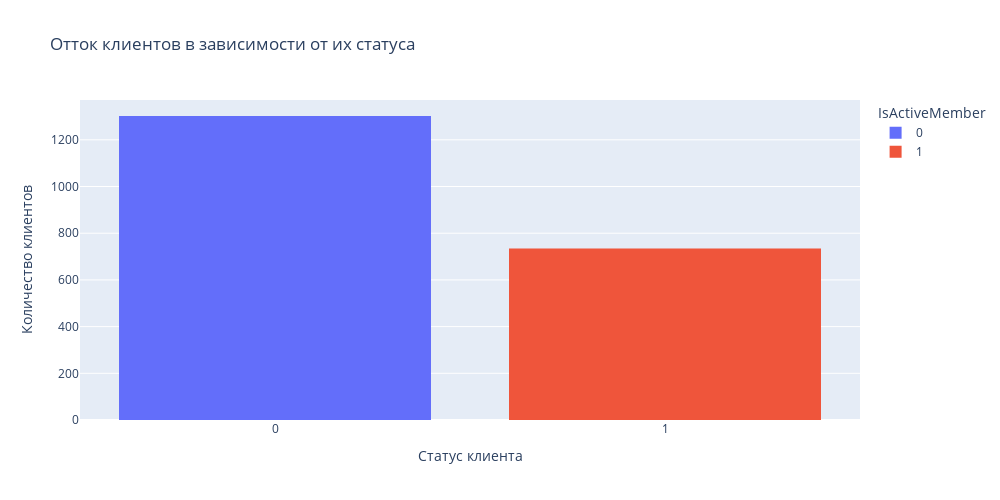

The notebook cell saved with this chart:
### Markdown cell above
Для клиентов с количеством услуг = 1 или 2 больше лояльных клиентов, чем ушедших, а для клиентов с 3 услугами - обратная корреляция, для 4 услуг -  все клиенты ушли.

### Code cell
churn_group = churn_data[churn_data['Exited'] == 1].groupby(['IsActiveMember'], as_index=False)[['Exited']].count()
fig = px.histogram(
    data_frame=churn_group,
    x='IsActiveMember',
    y='Exited',
    color='IsActiveMember',
    height=500,
    width=1000,
    title='Отток клиентов в зависимости от их статуса'
)
fig.update_layout(yaxis_title="Количество клиентов")
fig.update_layout(xaxis_title="Статус клиента")
fig.update_xaxes(type='category')
fig.show()

### Figure 1 — Plotly figure (JSON) as saved in the notebook; plotly's stock layout.template omitted (floating-point values rounded to 4 significant figures)
{"data": [{"alignmentgroup": "True", "bingroup": "x", "histfunc": "sum", "hovertemplate": "IsActiveMember=%{x}<br>sum of Exited=%{y}<extra></extra>", "legendgroup": "0", "marker": {"color": "#636efa", "pattern": {"shape": ""}}, "name": "0", "offsetgroup": "0", "orientation": "v", "showlegend": true, "type": "histogram", "x": [0], "xaxis": "x", "y": [1302], "yaxis": "y"}, {"alignmentgroup": "True", "bingroup": "x", "histfunc": "sum", "hovertemplate": "IsActiveMember=%{x}<br>sum of Exited=%{y}<extra></extra>", "legendgroup": "1", "marker": {"color": "#EF553B", "pattern": {"shape": ""}}, "name": "1", "offsetgroup": "1", "orientation": "v", "showlegend": true, "type": "histogram", "x": [1], "xaxis": "x", "y": [735], "yaxis": "y"}], "layout": {"barmode": "relative", "height": 500, "legend": {"title": {"text": "IsActiveMember"}, "tracegroupgap": 0}, "title": {"text": "Отток клиентов в зависимости от их статуса"}, "width": 1000, "xaxis": {"anchor": "y", "categoryarray": [0, 1], "categoryorder": "array", "domain": [0, 1], "title": {"text": "Статус клиента"}, "type": "category"}, "yaxis": {"anchor": "x", "domain": [0, 1], "title": {"text": "Количество клиентов"}}}}
